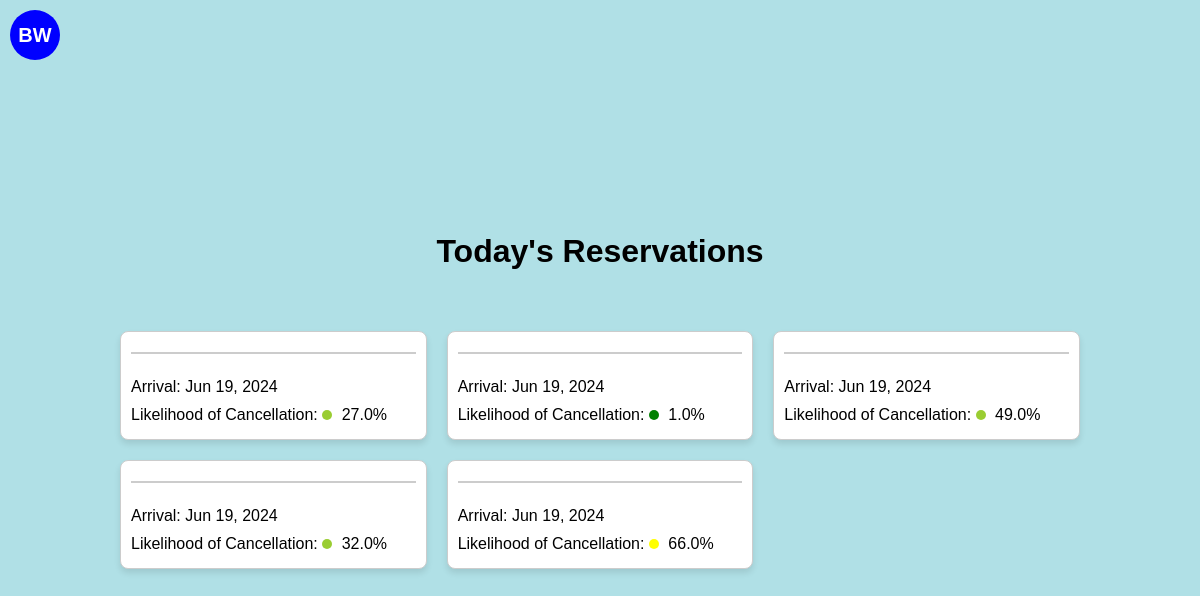
The page / on the database its author committed.
### cancellationPredictor/models.py (models this page shows, shortened)
class Booking(models.Model):
    month_of_booking = models.IntegerField()
    day_of_booking = models.IntegerField()
    weekday_of_booking = models.IntegerField()
    month_of_arrival = models.IntegerField()
    day_of_arrival = models.IntegerField()
    weekday_of_arrival = models.IntegerField()
    num_of_nights = models.IntegerField()
    is_repeated_guest = models.BooleanField()
    previous_stays = models.IntegerField()
    previous_cancellations = models.IntegerField()
    booking_to_arrival_duration = models.IntegerField()
    rate = models.DecimalField(max_digits=10, decimal_places=2)  # Assuming 'Rate' needs to handle decimals
    override = models.DecimalField(max_digits=10, decimal_places=2)  # Assuming 'Override' is a monetary value
    probability = models.DecimalField(max_digits=10, decimal_places=6)  # Storing probabilities with precision
    prediction = models.BooleanField()  # Assuming prediction is a binary outcome (True/False)
    guest_name = models.TextField()  # Adjust max_length as needed
    date_booking_made = models.DateField()
    scheduled_arrival = models.DateField()

### cancellationPredictor/views.py (the view)
# urls.py: path('', BookingListView.as_view(), name='booking-list'),
class BookingListView(ListView):
    model = Booking
    template_name = 'cancellationPredictor/booking_list.html'
    context_object_name = 'bookings'
    def get_queryset(self):
        today = timezone.localdate()
        today_arrivals = Booking.objects.filter(scheduled_arrival=today)
        fake = Faker()  # Create a Faker generator instance
        for booking in today_arrivals:
            booking.guest_name = fake.name()
        return today_arrivals

### cancellationPredictor/templatetags/custom_filters.py (called while the page is built)
@register.filter(name='multiply')
def multiply(value, arg):
    try:
        return float(value) * float(arg)
    except (ValueError, TypeError):
        return ''  # You might choose to handle the error differently.

### templates/cancellationPredictor/booking_list.html (shortened to what this page needs)
{% load custom_filters %}
<!DOCTYPE html>
<html>
<head>
</head>
<body>
    <div id="logo">BW</div>
    <h1>Today's Reservations</h1>
    <div class="grid-container">
        {% for booking in bookings %}
        <div class="card">
            <h3>{{ booking.guest_name }}</h3>
            <p>Arrival: {{ booking.scheduled_arrival|date:"M d, Y" }}</p>
            <p>Likelihood of Cancellation:
                <span class="probability-circle" style="background-color:
                    {% if booking.probability|multiply:100 < 25 %}
                        green
                    {% elif booking.probability|multiply:100 < 50 %}
                        yellowgreen
                    {% elif booking.probability|multiply:100 < 75 %}
                        yellow
                    {% else %}
                        red
                    {% endif %};
                "></span>
                {{ booking.probability|floatformat:2|multiply:100 }}%
            </p>
        </div>
        {% empty %}
        <p>No bookings available.</p>
        {% endfor %}
    </div>
</body>
</html>

### templates/cancellationPredictor/booking_list.html (style rules this page uses)
body { display: flex; flex-direction: column; align-items: center; justify-content: center; min-height: 100vh; margin: 0; font-family: Arial, sans-serif; background-color: #B0E0E6; }
#logo { position: absolute; top: 10px; left: 10px; width: 50px; height: 50px; background-color: #0000FF; border-radius: 50%; display: flex; justify-content: center; align-items: center; color: white; font-weight: bold; font-size: 20px; }
.grid-container { display: grid; grid-template-columns: repeat(auto-fill, minmax(250px, 1fr)); grid-gap: 20px; padding: 20px; width: 80%; max-width: 1000px; margin-top: 20px; }
.card { background-color: #FFFFFF; border: 1px solid #ccc; border-radius: 8px; box-shadow: 0 4px 6px rgba(0,0,0,0.1); padding: 10px; display: flex; flex-direction: column; justify-content: space-between; }
.card h3 { margin-top: 0; color: #333; border-bottom: 2px solid #ccc; padding-bottom: 10px; }
.card p { margin: 5px 0; }
.probability-circle { height: 10px; width: 10px; border-radius: 50%; display: inline-block; margin-right: 5px; }

### rows shown on the page
Booking: scheduled_arrival "Jun 19, 2024", probability|multiply "27.0"
Booking: scheduled_arrival "Jun 19, 2024", probability|multiply "1.0"
Booking: scheduled_arrival "Jun 19, 2024", probability|multiply "49.0"
Booking: scheduled_arrival "Jun 19, 2024", probability|multiply "32.0"
Booking: scheduled_arrival "Jun 19, 2024", probability|multiply "66.0"
